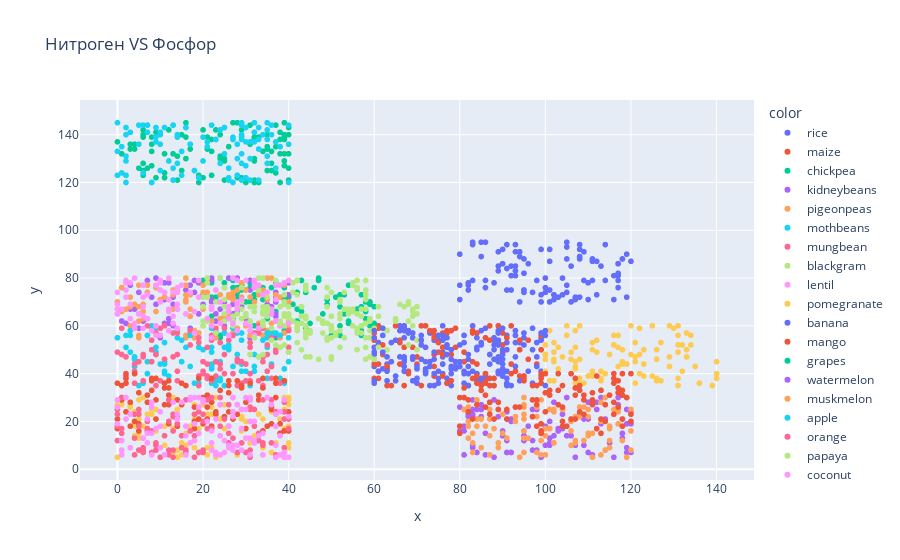

Notebook code cell kept with this figure:
### Code cell
fig = px.scatter(x=df['Нитроген'],y=df['Фосфор'],color=df['Label'],title="Нитроген VS Фосфор")
fig.show()

### Figure 1 — Plotly figure (JSON) as saved in the notebook; plotly's stock layout.template omitted (floating-point values rounded to 4 significant figures)
{"data": [{"hovertemplate": "color=rice<br>x=%{x}<br>y=%{y}<extra></extra>", "legendgroup": "rice", "marker": {"color": "#636efa", "symbol": "circle"}, "mode": "markers", "name": "rice", "showlegend": true, "type": "scattergl", "x": [90, 85, 60, 74, 78, 69, 69, 94, 89, 68, 91, 90, 78, 93, 94, 60, 85, 91, 77, 88, 89, 76, 67, 83, 98, 66, 97, 97, 60, 84, 73, 92, 85, 98, 88, 95, 99, 95, 60, 63, 62, 64, 83, 82, 85, 91, 76, 74, 79, 88, 60, 76, 93, 65, 95, 75, 74, 91, 71, 99, 72, 83, 93, 70, 76, 99, 99, 86, 69, 91, 61, 67, 79, 78, 75, 97, 67, 73, 77, 81, 68, 72, 61, 67, 67, 66, 82, 84, 81, 91, 93, 90, 81, 78, 60, 88, 93, 60, 78, 65], "xaxis": "x", "y": [42, 58, 55, 35, 42, 37, 55, 53, 54, 58, 53, 46, 58, 56, 50, 48, 38, 35, 38, 35, 45, 40, 59, 41, 47, 53, 59, 50, 49, 51, 57, 35, 37, 53, 54, 55, 57, 39, 43, 44, 42, 45, 60, 40, 52, 35, 49, 39, 43, 55, 36, 60, 56, 60, 52, 38, 54, 36, 46, 55, 40, 58, 58, 36, 47, 41, 54, 59, 46, 56, 52, 45, 42, 43, 54, 36, 47, 35, 36, 41, 57, 45, 53, 43, 58, 60, 43, 50, 53, 50, 53, 44, 45, 40, 51, 46, 47, 55, 35, 37], "yaxis": "y"}, {"hovertemplate": "color=maize<br>x=%{x}<br>y=%{y}<extra></extra>", "legendgroup": "maize", "marker": {"color": "#EF553B", "symbol": "circle"}, "mode": "markers", "name": "maize", "showlegend": true, "type": "scattergl", "x": [71, 61, 80, 73, 61, 68, 93, 89, 76, 67, 70, 90, 62, 92, 66, 63, 70, 61, 66, 74, 77, 99, 74, 83, 100, 79, 94, 75, 78, 87, 87, 63, 84, 64, 60, 98, 75, 86, 98, 76, 99, 60, 74, 89, 69, 96, 61, 74, 74, 63, 99, 77, 87, 60, 94, 95, 84, 77, 66, 63, 79, 72, 67, 86, 76, 75, 81, 73, 71, 96, 99, 62, 86, 94, 76, 77, 74, 81, 63, 99, 90, 68, 60, 71, 61, 88, 65, 78, 78, 92, 79, 91, 76, 87, 71, 90, 67, 60, 83, 83], "xaxis": "x", "y": [54, 44, 43, 58, 38, 41, 41, 60, 44, 60, 44, 49, 52, 44, 54, 58, 47, 41, 53, 55, 57, 50, 56, 45, 48, 51, 39, 49, 48, 54, 35, 43, 57, 35, 46, 44, 56, 55, 35, 57, 56, 44, 48, 60, 51, 46, 60, 58, 43, 43, 36, 36, 60, 38, 54, 38, 44, 58, 44, 35, 45, 60, 51, 36, 48, 53, 45, 45, 35, 54, 39, 48, 37, 50, 39, 52, 39, 49, 42, 38, 52, 40, 57, 52, 59, 38, 60, 37, 58, 60, 59, 55, 51, 48, 60, 57, 35, 54, 58, 57], "yaxis": "y"}, {"hovertemplate": "color=chickpea<br>x=%{x}<br>y=%{y}<extra></extra>", "legendgroup": "chickpea", "marker": {"color": "#00cc96", "symbol": "circle"}, "mode": "markers", "name": "chickpea", "showlegend": true, "type": "scattergl", "x": [40, 23, 39, 22, 36, 32, 58, 59, 42, 28, 58, 43, 58, 23, 27, 28, 50, 39, 25, 31, 26, 25, 31, 60, 59, 22, 36, 59, 54, 43, 28, 42, 32, 22, 31, 28, 57, 49, 46, 54, 38, 59, 36, 57, 35, 35, 52, 27, 57, 52, 43, 44, 24, 29, 20, 56, 37, 49, 59, 20, 24, 51, 57, 22, 52, 29, 44, 41, 52, 34, 42, 34, 27, 30, 57, 27, 32, 31, 33, 47, 54, 47, 35, 53, 45, 37, 30, 37, 53, 22, 60, 42, 39, 35, 30, 57, 48, 36, 40, 49], "xaxis": "x", "y": [72, 72, 58, 72, 67, 73, 70, 70, 62, 74, 66, 66, 63, 62, 62, 72, 56, 71, 78, 70, 80, 68, 78, 68, 62, 67, 65, 60, 77, 68, 76, 79, 60, 78, 79, 58, 58, 55, 76, 61, 60, 55, 76, 68, 66, 64, 60, 76, 60, 68, 79, 74, 55, 77, 60, 67, 66, 71, 69, 79, 56, 72, 73, 64, 73, 75, 59, 69, 56, 76, 74, 71, 73, 70, 57, 79, 71, 76, 75, 80, 62, 79, 57, 73, 61, 78, 75, 55, 65, 60, 61, 67, 76, 63, 65, 56, 65, 56, 58, 69], "yaxis": "y"}, {"hovertemplate": "color=kidneybeans<br>x=%{x}<br>y=%{y}<extra></extra>", "legendgroup": "kidneybeans", "marker": {"color": "#ab63fa", "symbol": "circle"}, "mode": "markers", "name": "kidneybeans", "showlegend": true, "type": "scattergl", "x": [13, 25, 31, 40, 2, 26, 17, 26, 17, 27, 28, 25, 28, 25, 12, 6, 22, 27, 10, 23, 19, 19, 22, 37, 11, 18, 21, 24, 34, 16, 17, 37, 40, 9, 1, 33, 23, 6, 25, 7, 8, 27, 28, 32, 27, 17, 0, 13, 34, 9, 11, 3, 35, 3, 23, 22, 31, 34, 12, 27, 7, 24, 11, 37, 25, 34, 20, 37, 18, 4, 37, 5, 11, 22, 12, 5, 27, 31, 36, 5, 32, 11, 0, 14, 29, 32, 17, 13, 14, 9, 20, 40, 27, 14, 7, 27, 30, 37, 27, 22], "xaxis": "x", "y": [60, 70, 55, 64, 61, 65, 57, 80, 59, 59, 58, 57, 80, 60, 78, 77, 79, 80, 55, 65, 78, 65, 70, 64, 71, 79, 63, 80, 60, 75, 77, 72, 73, 77, 62, 59, 59, 62, 63, 79, 72, 64, 66, 57, 56, 77, 65, 72, 60, 80, 72, 67, 69, 77, 62, 71, 79, 59, 63, 56, 63, 67, 71, 74, 76, 66, 69, 65, 74, 67, 56, 59, 61, 80, 61, 74, 69, 75, 68, 65, 79, 78, 55, 59, 68, 68, 64, 69, 67, 69, 73, 78, 72, 67, 56, 65, 63, 70, 63, 60], "yaxis": "y"}, {"hovertemplate": "color=pigeonpeas<br>x=%{x}<br>y=%{y}<extra></extra>", "legendgroup": "pigeonpeas", "marker": {"color": "#FFA15A", "symbol": "circle"}, "mode": "markers", "name": "pigeonpeas", "showlegend": true, "type": "scattergl", "x": [3, 40, 33, 27, 10, 30, 40, 38, 35, 38, 33, 16, 31, 16, 27, 40, 18, 3, 26, 16, 24, 9, 16, 28, 16, 24, 38, 9, 34, 1, 6, 26, 27, 27, 36, 17, 26, 17, 14, 39, 6, 8, 2, 1, 16, 23, 32, 28, 5, 36, 1, 24, 17, 5, 5, 37, 13, 6, 16, 25, 34, 20, 35, 14, 36, 7, 29, 30, 20, 19, 3, 5, 5, 37, 9, 20, 31, 0, 21, 13, 27, 29, 5, 39, 22, 18, 39, 13, 27, 26, 23, 4, 20, 7, 17, 35, 11, 20, 10, 33], "xaxis": "x", "y": [72, 59, 73, 57, 79, 75, 70, 55, 58, 61, 58, 56, 72, 80, 72, 62, 58, 68, 67, 70, 63, 76, 55, 75, 71, 70, 72, 66, 56, 76, 69, 73, 61, 71, 61, 73, 72, 64, 74, 60, 66, 59, 67, 76, 73, 75, 70, 59, 62, 67, 66, 73, 67, 55, 56, 77, 73, 63, 77, 64, 75, 77, 80, 75, 80, 77, 78, 60, 74, 57, 60, 77, 68, 73, 59, 72, 56, 70, 74, 67, 74, 72, 68, 57, 62, 55, 77, 75, 71, 64, 55, 69, 67, 74, 64, 71, 72, 60, 71, 61], "yaxis": "y"}, {"hovertemplate": "color=mothbeans<br>x=%{x}<br>y=%{y}<extra></extra>", "legendgroup": "mothbeans", "marker": {"color": "#19d3f3", "symbol": "circle"}, "mode": "markers", "name": "mothbeans", "showlegend": true, "type": "scattergl", "x": [3, 22, 36, 4, 29, 32, 14, 5, 25, 11, 40, 38, 27, 24, 23, 29, 31, 0, 7, 17, 11, 22, 9, 28, 26, 36, 8, 24, 22, 36, 22, 17, 8, 7, 36, 11, 6, 17, 4, 9, 25, 36, 21, 37, 32, 29, 25, 10, 23, 9, 3, 22, 12, 39, 32, 30, 19, 4, 21, 35, 22, 35, 17, 28, 22, 11, 38, 23, 25, 40, 23, 2, 3, 26, 39, 27, 24, 7, 15, 26, 20, 34, 19, 29, 20, 11, 15, 35, 9, 40, 35, 14, 40, 18, 35, 4, 22, 33, 2, 16], "xaxis": "x", "y": [49, 59, 58, 43, 54, 43, 55, 35, 57, 53, 49, 56, 43, 38, 45, 57, 35, 55, 45, 58, 44, 49, 51, 48, 50, 56, 60, 37, 43, 43, 44, 43, 45, 56, 57, 45, 36, 57, 47, 49, 51, 44, 38, 57, 48, 44, 51, 44, 35, 60, 58, 42, 39, 36, 41, 41, 36, 46, 39, 57, 55, 51, 56, 57, 36, 41, 38, 37, 35, 45, 58, 56, 56, 51, 42, 59, 45, 40, 45, 52, 45, 54, 51, 41, 50, 40, 54, 55, 59, 45, 38, 58, 55, 36, 52, 59, 51, 47, 51, 51], "yaxis": "y"}, {"hovertemplate": "color=mungbean<br>x=%{x}<br>y=%{y}<extra></extra>", "legendgroup": "mungbean", "marker": {"color": "#FF6692", "symbol": "circle"}, "mode": "markers", "name": "mungbean", "showlegend": true, "type": "scattergl", "x": [19, 8, 36, 10, 22, 9, 34, 31, 0, 21, 28, 17, 24, 28, 21, 34, 19, 31, 19, 24, 13, 31, 28, 31, 33, 34, 13, 33, 32, 23, 35, 6, 29, 4, 10, 14, 8, 20, 36, 14, 11, 10, 7, 2, 20, 2, 27, 35, 4, 1, 36, 11, 34, 21, 17, 25, 2, 9, 37, 36, 40, 30, 1, 9, 14, 35, 31, 4, 30, 9, 20, 37, 34, 14, 23, 5, 22, 40, 27, 31, 38, 6, 6, 24, 25, 32, 8, 19, 39, 33, 26, 21, 22, 29, 4, 10, 4, 20, 23, 25], "xaxis": "x", "y": [55, 54, 55, 56, 56, 57, 59, 51, 49, 39, 35, 52, 42, 46, 38, 60, 53, 58, 35, 53, 47, 53, 45, 37, 60, 45, 57, 57, 57, 59, 41, 48, 36, 36, 59, 48, 50, 40, 43, 57, 60, 59, 60, 47, 45, 39, 40, 48, 59, 48, 43, 46, 47, 44, 58, 40, 38, 48, 49, 38, 58, 44, 59, 48, 41, 52, 48, 41, 37, 35, 41, 50, 35, 37, 39, 45, 37, 51, 56, 40, 36, 37, 47, 44, 59, 56, 45, 39, 37, 37, 54, 51, 54, 45, 40, 37, 44, 45, 45, 48], "yaxis": "y"}, {"hovertemplate": "color=blackgram<br>x=%{x}<br>y=%{y}<extra></extra>", "legendgroup": "blackgram", "marker": {"color": "#B6E880", "symbol": "circle"}, "mode": "markers", "name": "blackgram", "showlegend": true, "type": "scattergl", "x": [56, 25, 42, 42, 44, 50, 35, 30, 27, 50, 39, 57, 52, 55, 51, 36, 59, 50, 30, 20, 58, 25, 52, 40, 20, 48, 49, 48, 32, 21, 20, 25, 41, 53, 39, 25, 21, 57, 56, 49, 24, 49, 28, 55, 50, 34, 20, 55, 23, 53, 26, 33, 37, 33, 22, 20, 43, 44, 34, 21, 25, 41, 28, 35, 52, 58, 34, 52, 23, 42, 37, 44, 21, 56, 29, 43, 55, 44, 29, 47, 40, 58, 41, 58, 27, 27, 52, 44, 21, 60, 33, 59, 29, 59, 29, 58, 55, 42, 44, 38], "xaxis": "x", "y": [79, 62, 61, 73, 58, 55, 72, 64, 64, 74, 73, 67, 63, 66, 56, 66, 55, 58, 65, 62, 71, 71, 71, 63, 60, 61, 68, 62, 66, 63, 72, 65, 78, 67, 60, 76, 78, 60, 75, 72, 80, 76, 68, 78, 64, 80, 68, 67, 70, 74, 67, 80, 79, 75, 55, 68, 68, 76, 60, 72, 68, 62, 65, 64, 58, 75, 66, 70, 57, 58, 62, 75, 80, 76, 76, 61, 60, 63, 67, 63, 68, 61, 74, 79, 62, 60, 65, 55, 62, 59, 77, 58, 63, 63, 70, 73, 77, 79, 77, 62], "yaxis": "y"}, {"hovertemplate": "color=lentil<br>x=%{x}<br>y=%{y}<extra></extra>", "legendgroup": "lentil", "marker": {"color": "#FF97FF", "symbol": "circle"}, "mode": "markers", "name": "lentil", "showlegend": true, "type": "scattergl", "x": [32, 13, 38, 11, 37, 29, 2, 6, 13, 8, 6, 2, 3, 27, 39, 40, 37, 31, 22, 3, 4, 13, 12, 4, 9, 18, 32, 6, 15, 0, 30, 3, 2, 10, 14, 39, 19, 18, 31, 28, 5, 16, 34, 14, 22, 24, 2, 26, 27, 24, 13, 6, 12, 32, 6, 10, 38, 17, 26, 23, 32, 19, 22, 28, 1, 12, 36, 28, 12, 22, 26, 16, 14, 33, 21, 0, 10, 30, 0, 35, 7, 9, 14, 14, 36, 28, 28, 40, 10, 12, 37, 0, 7, 10, 39, 26, 9, 4, 34, 33], "xaxis": "x", "y": [76, 61, 60, 74, 71, 71, 72, 59, 64, 58, 77, 75, 69, 80, 78, 79, 62, 60, 67, 78, 80, 61, 66, 61, 60, 66, 56, 72, 77, 65, 79, 63, 78, 78, 67, 65, 72, 57, 58, 58, 65, 65, 65, 69, 55, 61, 79, 63, 61, 70, 74, 64, 58, 79, 68, 79, 77, 74, 68, 75, 78, 79, 60, 69, 67, 67, 67, 70, 71, 68, 66, 65, 59, 59, 63, 69, 75, 61, 74, 74, 63, 56, 74, 76, 65, 67, 79, 61, 70, 80, 77, 67, 73, 56, 70, 56, 77, 59, 73, 77], "yaxis": "y"}, {"hovertemplate": "color=pomegranate<br>x=%{x}<br>y=%{y}<extra></extra>", "legendgroup": "pomegranate", "marker": {"color": "#FECB52", "symbol": "circle"}, "mode": "markers", "name": "pomegranate", "showlegend": true, "type": "scattergl", "x": [2, 6, 8, 37, 0, 31, 21, 6, 25, 15, 14, 16, 36, 4, 29, 16, 18, 11, 5, 18, 9, 40, 22, 9, 12, 0, 2, 28, 8, 29, 17, 34, 21, 25, 8, 26, 4, 36, 5, 19, 39, 5, 4, 38, 37, 9, 29, 5, 22, 4, 21, 29, 23, 13, 5, 27, 7, 12, 4, 3, 1, 23, 24, 13, 40, 21, 3, 40, 14, 38, 34, 32, 18, 8, 15, 0, 22, 14, 31, 39, 10, 8, 32, 18, 20, 39, 20, 11, 40, 3, 9, 30, 40, 40, 32, 33, 4, 13, 39, 8], "xaxis": "x", "y": [24, 18, 26, 18, 27, 25, 21, 30, 27, 11, 5, 10, 7, 20, 22, 15, 27, 18, 15, 23, 8, 27, 23, 16, 29, 17, 21, 6, 23, 16, 18, 21, 23, 17, 25, 18, 19, 24, 24, 17, 30, 29, 24, 21, 11, 25, 22, 21, 26, 18, 6, 21, 5, 7, 13, 24, 23, 20, 19, 9, 27, 30, 21, 30, 11, 9, 27, 29, 25, 14, 9, 14, 21, 23, 6, 5, 9, 8, 11, 17, 5, 28, 13, 9, 27, 25, 7, 10, 18, 26, 16, 20, 9, 30, 25, 23, 14, 17, 24, 28], "yaxis": "y"}, {"hovertemplate": "color=banana<br>x=%{x}<br>y=%{y}<extra></extra>", "legendgroup": "banana", "marker": {"color": "#636efa", "symbol": "circle"}, "mode": "markers", "name": "banana", "showlegend": true, "type": "scattergl", "x": [91, 105, 108, 86, 80, 93, 90, 108, 108, 105, 118, 101, 95, 106, 86, 83, 85, 109, 100, 117, 114, 110, 94, 80, 114, 88, 112, 117, 111, 89, 93, 92, 105, 102, 94, 116, 117, 119, 99, 91, 80, 101, 108, 100, 109, 82, 106, 90, 83, 119, 107, 116, 101, 93, 95, 107, 83, 102, 86, 117, 111, 95, 91, 93, 92, 104, 103, 92, 93, 120, 108, 105, 98, 111, 97, 95, 89, 89, 118, 101, 99, 82, 90, 95, 104, 102, 100, 94, 99, 112, 117, 96, 113, 105, 85, 108, 92, 110, 82, 117], "xaxis": "x", "y": [94, 95, 92, 76, 77, 94, 92, 89, 88, 77, 88, 87, 75, 85, 95, 79, 95, 79, 76, 86, 94, 78, 70, 71, 79, 78, 73, 76, 87, 83, 91, 81, 74, 71, 91, 71, 79, 72, 73, 84, 90, 70, 89, 80, 91, 78, 70, 86, 95, 90, 72, 81, 75, 81, 75, 71, 94, 73, 79, 86, 79, 74, 75, 83, 85, 80, 72, 75, 85, 87, 72, 88, 79, 88, 74, 82, 91, 85, 88, 92, 92, 77, 86, 88, 73, 73, 74, 89, 70, 87, 82, 86, 85, 93, 89, 94, 81, 71, 75, 81], "yaxis": "y"}, {"hovertemplate": "color=mango<br>x=%{x}<br>y=%{y}<extra></extra>", "legendgroup": "mango", "marker": {"color": "#EF553B", "symbol": "circle"}, "mode": "markers", "name": "mango", "showlegend": true, "type": "scattergl", "x": [2, 39, 21, 25, 0, 20, 19, 18, 11, 30, 18, 23, 37, 11, 12, 3, 37, 26, 14, 40, 4, 36, 30, 28, 38, 12, 38, 8, 15, 34, 11, 33, 12, 12, 5, 1, 16, 35, 4, 9, 2, 26, 34, 5, 31, 34, 36, 7, 38, 5, 37, 21, 37, 23, 36, 24, 26, 22, 11, 29, 22, 23, 1, 2, 39, 15, 3, 8, 33, 14, 18, 9, 20, 9, 26, 31, 14, 40, 28, 0, 1, 2, 12, 7, 0, 26, 27, 22, 22, 28, 7, 29, 8, 39, 40, 19, 21, 22, 31, 18], "xaxis": "x", "y": [40, 24, 26, 22, 21, 19, 21, 17, 36, 28, 19, 23, 30, 27, 19, 28, 38, 37, 18, 16, 20, 25, 17, 37, 15, 37, 19, 33, 27, 16, 36, 29, 31, 34, 16, 30, 35, 18, 40, 29, 38, 32, 38, 32, 29, 34, 19, 17, 15, 19, 36, 31, 36, 23, 26, 33, 18, 17, 34, 35, 28, 24, 35, 24, 37, 36, 18, 38, 31, 29, 20, 21, 30, 38, 24, 36, 18, 16, 27, 17, 29, 36, 27, 28, 36, 35, 21, 38, 18, 23, 31, 34, 37, 16, 24, 38, 21, 18, 20, 26], "yaxis": "y"}, {"hovertemplate": "color=grapes<br>x=%{x}<br>y=%{y}<extra></extra>", "legendgroup": "grapes", "marker": {"color": "#00cc96", "symbol": "circle"}, "mode": "markers", "name": "grapes", "showlegend": true, "type": "scattergl", "x": [24, 13, 22, 36, 24, 2, 35, 11, 6, 17, 25, 27, 9, 16, 32, 22, 31, 3, 28, 4, 39, 38, 36, 25, 15, 24, 13, 5, 30, 23, 26, 7, 32, 9, 20, 32, 3, 38, 14, 20, 40, 36, 11, 0, 19, 31, 4, 39, 8, 39, 32, 12, 8, 8, 21, 40, 39, 19, 21, 17, 33, 22, 32, 37, 15, 39, 40, 40, 29, 32, 6, 8, 34, 35, 16, 8, 25, 16, 39, 38, 33, 35, 1, 39, 28, 6, 6, 29, 37, 38, 38, 14, 6, 32, 11, 23, 40, 6, 37, 35], "xaxis": "x", "y": [130, 144, 123, 125, 131, 123, 140, 122, 123, 134, 130, 145, 122, 139, 141, 138, 144, 136, 122, 136, 145, 132, 133, 121, 125, 140, 132, 126, 120, 142, 135, 126, 139, 141, 142, 129, 134, 138, 131, 122, 126, 128, 132, 137, 123, 136, 134, 139, 127, 138, 120, 142, 133, 139, 134, 140, 127, 120, 139, 136, 139, 133, 130, 135, 140, 132, 121, 132, 142, 121, 140, 120, 133, 135, 145, 136, 129, 130, 129, 135, 120, 125, 132, 140, 145, 128, 139, 122, 144, 120, 141, 121, 125, 138, 124, 138, 143, 142, 124, 134], "yaxis": "y"}, {"hovertemplate": "color=watermelon<br>x=%{x}<br>y=%{y}<extra></extra>", "legendgroup": "watermelon", "marker": {"color": "#ab63fa", "symbol": "circle"}, "mode": "markers", "name": "watermelon", "showlegend": true, "type": "scattergl", "x": [119, 119, 105, 114, 93, 80, 85, 85, 82, 118, 83, 86, 101, 119, 104, 95, 102, 109, 81, 103, 105, 97, 120, 95, 83, 83, 91, 116, 112, 88, 118, 92, 106, 99, 98, 108, 119, 117, 109, 80, 100, 91, 86, 107, 103, 101, 85, 84, 102, 98, 97, 90, 95, 82, 82, 110, 118, 120, 91, 81, 101, 101, 111, 107, 115, 84, 120, 91, 89, 113, 97, 117, 90, 104, 81, 88, 92, 81, 111, 108, 113, 83, 101, 114, 99, 92, 92, 91, 110, 112, 89, 100, 83, 95, 119, 97, 110, 96, 83, 120], "xaxis": "x", "y": [25, 19, 30, 8, 22, 26, 27, 22, 22, 13, 25, 15, 10, 9, 17, 12, 14, 21, 18, 17, 14, 8, 19, 16, 29, 9, 21, 5, 28, 29, 15, 21, 14, 5, 8, 22, 7, 27, 10, 16, 18, 7, 6, 5, 16, 20, 25, 7, 28, 25, 25, 16, 12, 23, 25, 28, 21, 20, 7, 6, 13, 17, 6, 10, 11, 25, 7, 12, 22, 19, 22, 30, 14, 23, 16, 5, 7, 18, 5, 23, 30, 10, 11, 21, 6, 20, 7, 24, 21, 25, 25, 10, 22, 14, 30, 12, 7, 18, 23, 24], "yaxis": "y"}, {"hovertemplate": "color=muskmelon<br>x=%{x}<br>y=%{y}<extra></extra>", "legendgroup": "muskmelon", "marker": {"color": "#FFA15A", "symbol": "circle"}, "mode": "markers", "name": "muskmelon", "showlegend": true, "type": "scattergl", "x": [115, 114, 101, 118, 95, 81, 117, 114, 113, 108, 81, 115, 83, 84, 109, 95, 119, 110, 82, 87, 85, 100, 107, 91, 102, 117, 85, 104, 102, 116, 100, 110, 104, 107, 98, 88, 87, 120, 95, 108, 82, 120, 110, 95, 106, 99, 106, 83, 117, 98, 113, 101, 98, 93, 95, 109, 118, 100, 89, 95, 95, 87, 93, 84, 111, 111, 111, 89, 110, 95, 115, 120, 102, 94, 84, 107, 80, 86, 113, 115, 82, 98, 117, 83, 120, 111, 85, 90, 99, 102, 80, 87, 114, 99, 89, 96, 82, 106, 90, 106], "xaxis": "x", "y": [17, 27, 25, 18, 26, 25, 24, 30, 6, 26, 30, 9, 7, 21, 26, 27, 5, 14, 18, 14, 9, 6, 12, 13, 25, 25, 21, 25, 24, 25, 17, 25, 25, 11, 26, 17, 25, 8, 13, 22, 13, 23, 22, 23, 10, 12, 20, 11, 19, 26, 20, 17, 7, 22, 21, 12, 12, 14, 9, 16, 7, 6, 20, 29, 5, 5, 15, 11, 15, 30, 12, 25, 11, 5, 18, 22, 18, 18, 28, 18, 20, 22, 25, 15, 16, 5, 21, 23, 29, 11, 18, 21, 8, 6, 25, 13, 26, 21, 15, 16], "yaxis": "y"}, {"hovertemplate": "color=apple<br>x=%{x}<br>y=%{y}<extra></extra>", "legendgroup": "apple", "marker": {"color": "#19d3f3", "symbol": "circle"}, "mode": "markers", "name": "apple", "showlegend": true, "type": "scattergl", "x": [24, 7, 14, 8, 20, 32, 27, 0, 22, 1, 30, 29, 13, 9, 0, 30, 36, 37, 33, 7, 35, 29, 2, 34, 29, 32, 13, 25, 9, 6, 37, 2, 11, 10, 24, 23, 18, 13, 26, 28, 26, 21, 21, 5, 2, 15, 31, 25, 16, 19, 10, 20, 28, 28, 2, 2, 27, 30, 32, 29, 26, 40, 6, 35, 17, 33, 16, 27, 29, 3, 15, 5, 10, 7, 2, 29, 30, 29, 14, 18, 33, 40, 9, 38, 28, 35, 12, 1, 0, 31, 35, 29, 33, 14, 35, 40, 25, 31, 36, 10], "xaxis": "x", "y": [128, 144, 128, 120, 129, 137, 139, 123, 144, 124, 122, 121, 126, 139, 133, 143, 140, 137, 121, 144, 128, 128, 143, 140, 144, 141, 144, 143, 137, 144, 126, 120, 143, 141, 142, 138, 125, 121, 122, 123, 121, 137, 135, 144, 123, 133, 130, 143, 143, 122, 125, 139, 123, 136, 131, 140, 138, 127, 145, 139, 126, 136, 124, 138, 136, 134, 143, 120, 145, 141, 123, 136, 136, 141, 129, 138, 137, 132, 139, 125, 143, 144, 143, 135, 130, 142, 129, 135, 145, 121, 131, 140, 138, 140, 145, 120, 132, 137, 144, 140], "yaxis": "y"}, {"hovertemplate": "color=orange<br>x=%{x}<br>y=%{y}<extra></extra>", "legendgroup": "orange", "marker": {"color": "#FF6692", "symbol": "circle"}, "mode": "markers", "name": "orange", "showlegend": true, "type": "scattergl", "x": [22, 37, 27, 7, 20, 26, 5, 0, 39, 13, 21, 33, 6, 19, 24, 9, 31, 22, 13, 16, 4, 0, 8, 4, 33, 30, 21, 11, 9, 5, 29, 33, 8, 15, 16, 0, 5, 6, 10, 1, 1, 0, 24, 36, 40, 40, 32, 9, 13, 15, 29, 1, 18, 14, 33, 4, 17, 12, 34, 39, 31, 12, 12, 26, 19, 39, 16, 36, 37, 39, 31, 18, 20, 5, 20, 25, 14, 37, 26, 13, 32, 19, 28, 24, 7, 18, 7, 20, 18, 34, 20, 37, 12, 34, 6, 27, 13, 6, 40, 31], "xaxis": "x", "y": [30, 6, 13, 16, 7, 27, 23, 18, 24, 23, 17, 12, 9, 7, 18, 11, 8, 17, 5, 8, 13, 25, 7, 23, 14, 7, 29, 14, 8, 18, 25, 12, 16, 14, 7, 12, 25, 8, 5, 17, 30, 23, 27, 11, 21, 22, 18, 10, 16, 9, 11, 15, 5, 22, 15, 6, 16, 20, 29, 28, 25, 6, 29, 11, 24, 21, 29, 29, 23, 9, 5, 12, 20, 8, 8, 21, 19, 18, 15, 22, 25, 7, 7, 30, 17, 23, 20, 23, 14, 11, 29, 24, 8, 10, 13, 30, 8, 7, 17, 26], "yaxis": "y"}, {"hovertemplate": "color=papaya<br>x=%{x}<br>y=%{y}<extra></extra>", "legendgroup": "papaya", "marker": {"color": "#B6E880", "symbol": "circle"}, "mode": "markers", "name": "papaya", "showlegend": true, "type": "scattergl", "x": [61, 58, 45, 39, 31, 70, 68, 34, 38, 69, 58, 59, 44, 56, 69, 56, 49, 38, 54, 57, 39, 58, 61, 34, 31, 47, 32, 36, 61, 70, 44, 34, 50, 39, 34, 44, 31, 65, 44, 50, 43, 60, 70, 59, 60, 42, 35, 34, 36, 39, 37, 33, 34, 49, 40, 68, 50, 65, 40, 42, 49, 59, 63, 70, 63, 40, 63, 45, 66, 54, 69, 67, 45, 56, 70, 44, 50, 52, 35, 68, 32, 32, 48, 39, 49, 48, 69, 53, 38, 57, 51, 56, 54, 58, 68, 42, 43, 35, 56, 39], "xaxis": "x", "y": [68, 46, 47, 65, 68, 68, 62, 65, 68, 64, 51, 47, 64, 57, 60, 58, 55, 51, 65, 57, 52, 67, 64, 62, 48, 46, 68, 59, 51, 54, 56, 68, 59, 70, 61, 60, 62, 62, 57, 47, 50, 46, 68, 62, 58, 60, 66, 65, 54, 64, 52, 47, 48, 54, 65, 52, 46, 63, 49, 53, 55, 62, 58, 65, 50, 64, 58, 58, 69, 67, 67, 68, 57, 50, 50, 47, 60, 51, 68, 69, 55, 55, 62, 69, 61, 57, 66, 55, 61, 64, 57, 65, 66, 55, 70, 59, 64, 67, 59, 64], "yaxis": "y"}, {"hovertemplate": "color=coconut<br>x=%{x}<br>y=%{y}<extra></extra>", "legendgroup": "coconut", "marker": {"color": "#FF97FF", "symbol": "circle"}, "mode": "markers", "name": "coconut", "showlegend": true, "type": "scattergl", "x": [18, 37, 13, 2, 10, 7, 39, 34, 31, 25, 16, 26, 27, 37, 19, 0, 31, 9, 22, 31, 34, 24, 1, 31, 10, 36, 38, 11, 16, 33, 16, 32, 38, 8, 23, 29, 24, 32, 30, 14, 27, 40, 17, 30, 28, 39, 32, 7, 29, 34, 14, 18, 7, 24, 39, 29, 10, 0, 32, 37, 20, 31, 17, 1, 6, 15, 27, 3, 8, 20, 26, 1, 27, 23, 0, 38, 25, 40, 0, 26, 35, 19, 31, 17, 2, 30, 8, 18, 8, 40, 27, 21, 3, 22, 27, 22, 28, 23, 37, 19], "xaxis": "x", "y": [30, 23, 28, 21, 18, 11, 5, 6, 30, 7, 18, 10, 8, 18, 15, 19, 20, 17, 11, 6, 6, 6, 8, 13, 9, 27, 24, 6, 14, 14, 6, 11, 14, 6, 6, 25, 14, 12, 25, 21, 22, 5, 11, 30, 10, 7, 20, 15, 17, 15, 23, 19, 21, 27, 29, 8, 24, 29, 11, 10, 29, 29, 30, 12, 13, 28, 24, 23, 26, 28, 18, 6, 30, 7, 26, 6, 12, 5, 19, 9, 30, 30, 13, 29, 30, 13, 15, 12, 28, 22, 10, 20, 9, 16, 8, 8, 27, 21, 5, 26], "yaxis": "y"}, {"hovertemplate": "color=cotton<br>x=%{x}<br>y=%{y}<extra></extra>", "legendgroup": "cotton", "marker": {"color": "#FECB52", "symbol": "circle"}, "mode": "markers", "name": "cotton", "showlegend": true, "type": "scattergl", "x": [133, 136, 104, 133, 126, 126, 113, 121, 121, 129, 107, 122, 140, 102, 111, 131, 135, 100, 123, 117, 121, 101, 107, 100, 125, 105, 102, 131, 139, 108, 118, 107, 125, 113, 131, 115, 113, 111, 111, 122, 108, 132, 103, 133, 127, 110, 131, 108, 122, 111, 140, 100, 123, 107, 118, 103, 133, 129, 116, 114, 131, 107, 123, 112, 119, 130, 127, 134, 109, 100, 132, 102, 111, 117, 136, 134, 112, 105, 140, 126, 106, 121, 108, 116, 100, 129, 118, 117, 126, 120, 102, 131, 114, 101, 106, 113, 102, 110, 107, 120], "xaxis": "x", "y": [47, 36, 47, 47, 38, 50, 41, 45, 47, 60, 45, 59, 38, 49, 40, 35, 43, 46, 39, 56, 36, 58, 42, 41, 39, 60, 46, 49, 35, 36, 45, 51, 60, 37, 52, 48, 38, 41, 53, 48, 46, 41, 42, 50, 37, 39, 38, 38, 40, 50, 40, 40, 50, 36, 50, 51, 57, 47, 52, 40, 60, 43, 44, 49, 44, 59, 53, 52, 36, 48, 52, 37, 39, 51, 36, 56, 54, 56, 45, 46, 49, 53, 60, 56, 52, 43, 44, 43, 37, 48, 45, 56, 40, 37, 46, 38, 53, 39, 58, 60], "yaxis": "y"}, {"hovertemplate": "color=jute<br>x=%{x}<br>y=%{y}<extra></extra>", "legendgroup": "jute", "marker": {"color": "#636efa", "symbol": "circle"}, "mode": "markers", "name": "jute", "showlegend": true, "type": "scattergl", "x": [89, 60, 63, 86, 96, 100, 63, 70, 67, 74, 89, 74, 89, 60, 67, 70, 74, 90, 82, 73, 85, 81, 84, 80, 76, 76, 81, 76, 69, 82, 69, 81, 67, 72, 65, 78, 77, 89, 62, 90, 66, 80, 89, 77, 94, 75, 60, 62, 84, 100, 75, 78, 82, 100, 88, 67, 72, 89, 89, 61, 79, 84, 98, 75, 89, 91, 77, 66, 62, 82, 61, 99, 70, 90, 73, 67, 84, 72, 71, 64, 65, 60, 86, 90, 91, 87, 72, 71, 82, 71, 80, 77, 95, 63, 93, 87, 88, 90, 90, 84], "xaxis": "x", "y": [47, 37, 41, 40, 41, 35, 37, 43, 55, 40, 53, 46, 41, 55, 43, 38, 49, 40, 35, 45, 53, 56, 55, 45, 54, 56, 40, 44, 47, 40, 57, 36, 60, 51, 39, 50, 52, 52, 49, 48, 47, 52, 52, 51, 37, 41, 55, 56, 40, 56, 56, 46, 48, 58, 50, 41, 42, 40, 57, 41, 45, 40, 43, 36, 58, 41, 48, 58, 59, 35, 41, 57, 42, 59, 43, 46, 37, 41, 56, 53, 54, 58, 39, 50, 38, 48, 41, 54, 46, 52, 43, 55, 57, 47, 43, 44, 52, 39, 39, 38], "yaxis": "y"}, {"hovertemplate": "color=coffee<br>x=%{x}<br>y=%{y}<extra></extra>", "legendgroup": "coffee", "marker": {"color": "#EF553B", "symbol": "circle"}, "mode": "markers", "name": "coffee", "showlegend": true, "type": "scattergl", "x": [91, 107, 83, 108, 116, 116, 109, 89, 118, 111, 84, 85, 99, 81, 95, 81, 80, 104, 109, 100, 100, 83, 120, 104, 108, 91, 86, 98, 111, 84, 98, 118, 103, 82, 86, 88, 84, 120, 106, 113, 117, 80, 88, 113, 87, 113, 98, 97, 85, 82, 103, 112, 99, 120, 114, 100, 108, 115, 87, 82, 94, 87, 118, 87, 92, 97, 99, 89, 112, 111, 114, 117, 111, 119, 116, 95, 86, 117, 105, 109, 80, 101, 103, 93, 104, 116, 107, 101, 107, 99, 103, 118, 106, 116, 97, 107, 99, 118, 117, 104], "xaxis": "x", "y": [21, 21, 38, 24, 28, 23, 31, 25, 18, 32, 36, 33, 15, 30, 39, 34, 15, 20, 29, 32, 24, 21, 23, 26, 33, 25, 26, 18, 27, 39, 27, 21, 27, 24, 31, 35, 27, 40, 40, 21, 34, 30, 21, 33, 23, 15, 29, 29, 35, 29, 33, 17, 19, 20, 27, 40, 35, 31, 28, 24, 26, 28, 40, 38, 40, 22, 40, 28, 39, 28, 20, 26, 29, 30, 40, 37, 40, 37, 18, 23, 18, 31, 33, 26, 35, 36, 38, 33, 31, 16, 40, 31, 21, 38, 35, 34, 15, 33, 32, 18], "yaxis": "y"}], "layout": {"legend": {"title": {"text": "color"}, "tracegroupgap": 0}, "title": {"text": "Нитроген VS Фосфор"}, "xaxis": {"anchor": "y", "domain": [0, 1], "title": {"text": "x"}}, "yaxis": {"anchor": "x", "domain": [0, 1], "title": {"text": "y"}}}}
